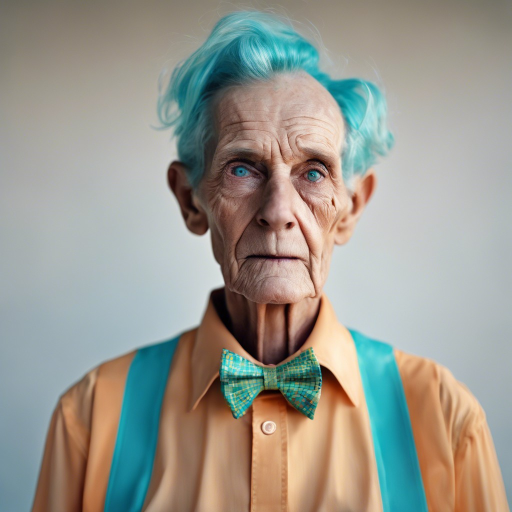
#> input picture data/sfhq_t2i/SDXL_image_0035846.jpg, 1024 x 1024 px (shown at 1/2 size)
$ python -i preprocess.py   (imports and definitions only)
#> lines starting #> are read from the running program, lines starting #| are printed output that depends on the picture
"""Validación y preprocesamiento de la imagen de entrada."""
import hashlib
import io

from PIL import Image, UnidentifiedImageError

ALLOWED_FORMATS = {"PNG", "JPEG", "WEBP"}
MAX_BYTES = 10 * 1024 * 1024
MIN_SIDE = 256


class InvalidImage(ValueError):
    pass


def sha256_bytes(data: bytes) -> str:
    return hashlib.sha256(data).hexdigest()


def prepare(data: bytes, size=512):
    """bytes -> (imagen RGB size×size sin EXIF, sha256 de los bytes originales)."""
    if len(data) > MAX_BYTES:
        raise InvalidImage(f"La imagen pesa {len(data) / 1e6:.1f} MB; el máximo es {MAX_BYTES / 1e6:.0f} MB.")
    try:
        img = Image.open(io.BytesIO(data))
        img.load()
    except (UnidentifiedImageError, OSError) as e:
        raise InvalidImage("El archivo no es una imagen legible.") from e
    if img.format not in ALLOWED_FORMATS:
        raise InvalidImage(f"Formato {img.format} no admitido; use {sorted(ALLOWED_FORMATS)}.")
    if min(img.size) < MIN_SIDE:
        raise InvalidImage(f"La imagen mide {img.size}; el lado mínimo es {MIN_SIDE}px.")
    img = img.convert("RGB")
    w, h = img.size
    s = min(w, h)
    img = img.crop(((w - s) // 2, (h - s) // 2, (w - s) // 2 + s, (h - s) // 2 + s))
    img = img.resize((size, size), Image.Resampling.LANCZOS)
    clean = Image.new("RGB", img.size)  # imagen nueva: no arrastra EXIF ni metadatos
    clean.paste(img)
    return clean, sha256_bytes(data)


def count_faces(img):
    """Número de caras frontales (OpenCV Haar). None si no está disponible: falta cv2, o es OpenCV 5,
    donde CascadeClassifier ya no viene en el paquete principal. Es una métrica orientativa."""
    try:
        import cv2
        import numpy as np
    except ImportError:
        return None
    if not hasattr(cv2, "CascadeClassifier") or not hasattr(cv2, "data"):
        return None
    gray = cv2.cvtColor(np.asarray(img.convert("RGB")), cv2.COLOR_RGB2GRAY)
    cascade = cv2.CascadeClassifier(cv2.data.haarcascades + "haarcascade_frontalface_default.xml")
    return len(cascade.detectMultiScale(gray, scaleFactor=1.1, minNeighbors=5, minSize=(64, 64)))

>>> from PIL import Image
>>> picture = Image.open('../data/sfhq_t2i/SDXL_image_0035846.jpg')
#> picture is the input picture: PIL image 1024x1024 RGB; mean R, G, B 153.6, 153.1, 144.2
>>> result = count_faces(picture)
#> in count_faces, `gray = cv2.cvtColor(np.asarray(img.convert("RGB")), cv2.COLOR_RGB2GRAY)`:
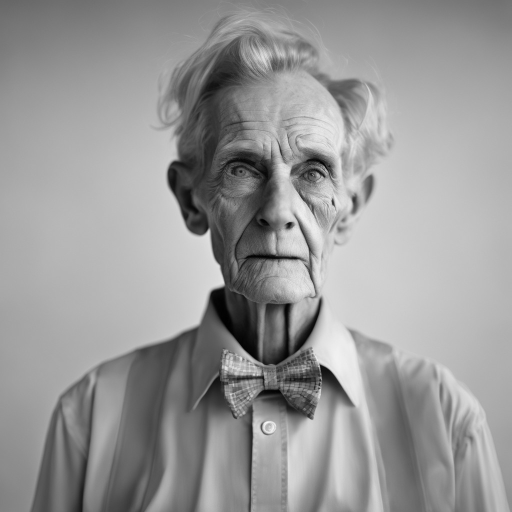
#> gray: shape (1024, 1024) (shown at 1/2 size); min 0, max 252, mean 152.3
#> result = 1
